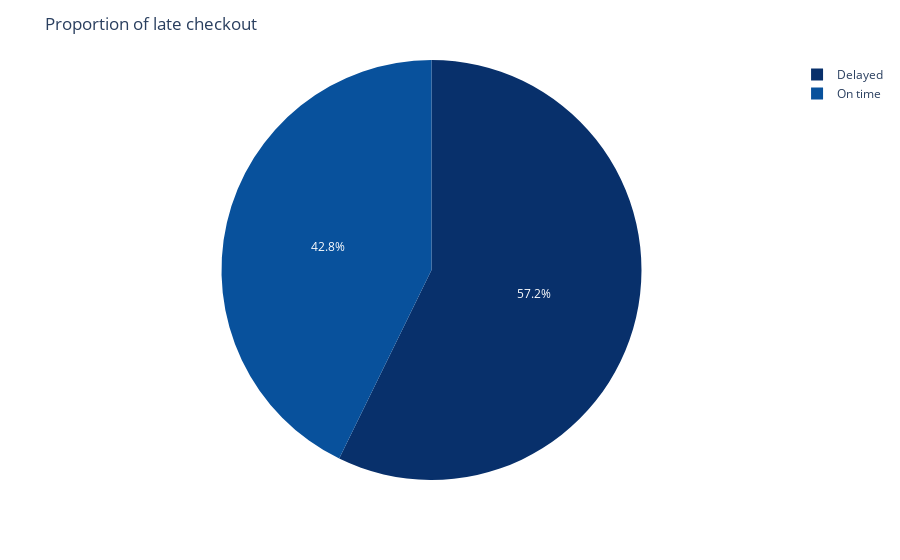

Source (notebook cell):
### Code cell
df_delay['checkout_status'] = ["Delayed" if x>0 else "On time" for x in df_delay['delay_at_checkout_in_minutes']] 
fig = px.pie(df_delay, names='checkout_status',color_discrete_sequence=px.colors.sequential.Blues_r)
fig.update_layout(title_text='Proportion of late checkout')
fig.show()

### Figure 1 — Plotly figure (JSON) as saved in the notebook; plotly's stock layout.template omitted (floating-point values rounded to 4 significant figures; data arrays with more than 128 entries replaced by an {"elided": "..."} marker saying what was removed)
{"data": [{"domain": {"x": [0, 1], "y": [0, 1]}, "hovertemplate": "checkout_status=%{label}<extra></extra>", "labels": {"elided": "13916 str values"}, "legendgroup": "", "name": "", "showlegend": true, "type": "pie"}], "layout": {"legend": {"tracegroupgap": 0}, "margin": {"t": 60}, "piecolorway": ["rgb(8,48,107)", "rgb(8,81,156)", "rgb(33,113,181)", "rgb(66,146,198)", "rgb(107,174,214)", "rgb(158,202,225)", "rgb(198,219,239)", "rgb(222,235,247)", "rgb(247,251,255)"], "title": {"text": "Proportion of late checkout"}}}
